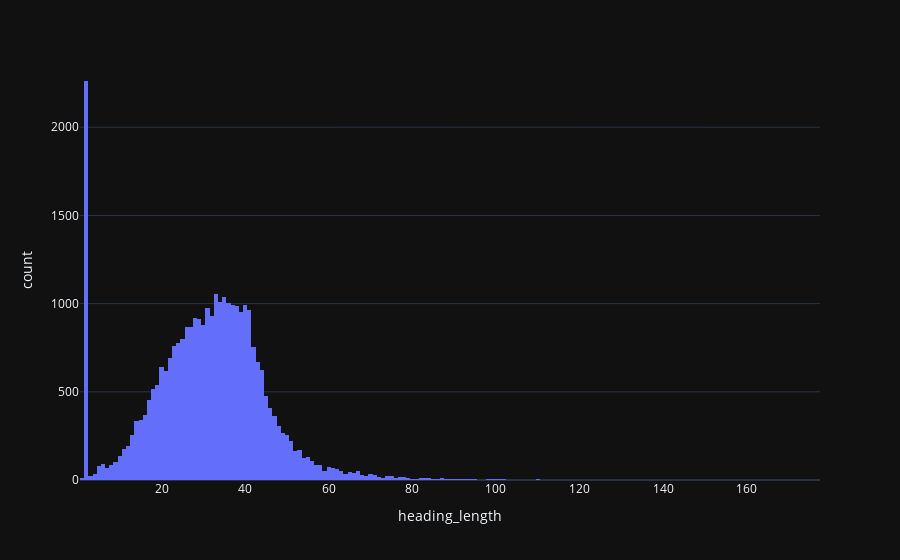

Notebook code for this chart:
### Code cell
fig = px.histogram(data, x = 'heading_length')
fig.show()

### Figure 1 — Plotly figure (JSON) as saved in the notebook; plotly's stock layout.template omitted (floating-point values rounded to 4 significant figures; data arrays with more than 128 entries replaced by an {"elided": "..."} marker saying what was removed)
{"data": [{"alignmentgroup": "True", "bingroup": "x", "hovertemplate": "heading_length=%{x}<br>count=%{y}<extra></extra>", "legendgroup": "", "marker": {"color": "#636efa", "pattern": {"shape": ""}}, "name": "", "offsetgroup": "", "orientation": "v", "showlegend": false, "x": {"elided": "31775 int values"}, "xaxis": "x", "yaxis": "y", "type": "histogram"}], "layout": {"xaxis": {"anchor": "y", "domain": [0.0, 1.0], "title": {"text": "heading_length"}}, "yaxis": {"anchor": "x", "domain": [0.0, 1.0], "title": {"text": "count"}}, "legend": {"tracegroupgap": 0}, "margin": {"t": 60}, "barmode": "relative"}}
